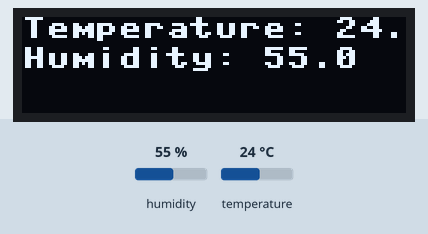
Simulated run of this program. Board: pyboard running MicroPython. Parts: 128×32 one-colour display. Inputs (shaded band) come from the test bench; at power-on: humidity 55 %, temperature 24 °C. Library files of the repository ran but are not shown: ssd1306.py; what the program prints to the serial console is not drawn.

Above: at 1.3 s.
1.4 s: humidity set to 22 %
At 2.7 s:
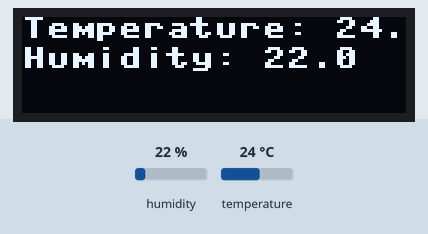
4.2 s: temperature set to 12 °C
At 5.7 s:
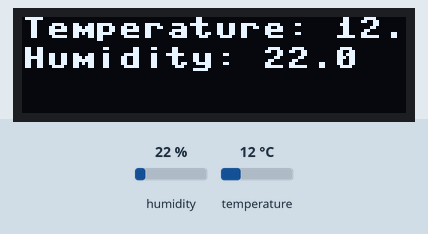
7.0 s: humidity set to 40 %
At 9.2 s:
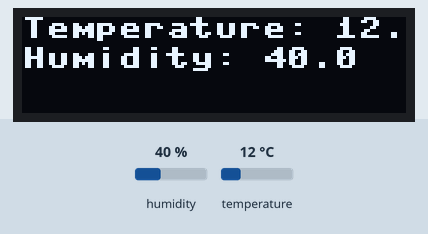
9.9 s: temperature set to 19 °C
At 11.0 s:
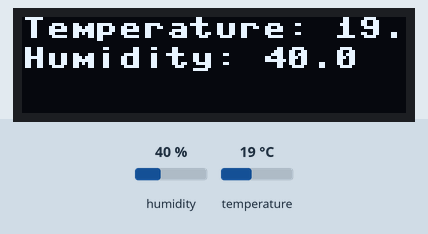
Timing chart, 0 to 12.9 s (numbered marks = the images above; inputs shaded):
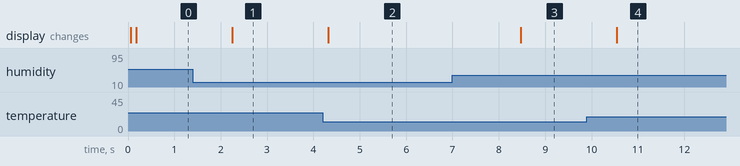

The program:

DHT22_OLED12832_01.py
```python
# 引入 MicroPython 的 Pin 和 I2C 類別，用於控制 GPIO 和 I2C 通訊
from machine import Pin, I2C

# 引入 ssd1306 函式庫，用於控制 OLED 顯示器
import ssd1306

# 引入 time 模組中的 sleep 函式，用於延遲
from time import sleep

# 引入 dht 模組，用於使用 DHT 溫濕度感測元件
import dht

# 初始化 DHT22 溫濕度感測器，連接到 GPIO 16
sensor = dht.DHT22(Pin(16))  # 生成連接到 GPIO 16 的 DHT22 感測器物件
# 也可以使用 DHT11
# sensor1 = dht.DHT11(Pin(16))

# 使用 I2C 通訊建立 I2C 物件，指定 sda 和 scl 腳位
i2c = I2C(id=1, scl=Pin(7), sda=Pin(6), freq=100_000)  # 設定 I2C ID、時鐘腳位和資料腳位

# 初始化 OLED 顯示器，解析度為 128x32，通過 I2C 通訊
display = ssd1306.SSD1306_I2C(128, 32, i2c)  # 建立 OLED 物件
display.fill(0)  # 清除 OLED 的內容
display.show()  # 顯示器初始化，將清除後的內容顯示

# 無限迴圈，持續讀取溫濕度感測器，並在 OLED 上顯示結果
while True:
    # 讀取 DHT22 溫濕度感測器
    sensor.measure()  # 呼叫感測器進行測量
    temp = sensor.temperature()  # 取得溫度
    hum = sensor.humidity()  # 取得濕度

    # 在控制台顯示溫度和濕度
    print("Temperature: {}°C   Humidity: {:.0f}% ".format(temp, hum))  # 格式化輸出

    # 將溫度和濕度轉換為文本，準備在 OLED 上顯示
    txt1 = "Temperature: %3.1f" % temp  # 格式化溫度
    txt2 = "Humidity: %3.1f" % hum  # 格式化濕度

    # 清除 OLED 的內容，準備顯示新的資料
    display.fill(0)  # 將 OLED 全部填充為黑色

    # 在 OLED 上顯示溫度和濕度
    display.text(txt1, 0, 0, 1)  # 在 OLED 的 (0, 0) 位置顯示溫度
    display.text(txt2, 0, 10, 1)  # 在 OLED 的 (0, 10) 位置顯示濕度

    # 更新 OLED，將資料顯示出來
    display.show()  # 將顯示器的緩衝區內容更新

    # 延遲 2 秒，避免過於頻繁的測量
    sleep(2)  # 暫停兩秒鐘
```

Measured:
- after the input at 1.4 s, the display: changes after 0.85 s (image 1)
- after the input at 4.2 s, the display: changes after 0.12 s (image 2)
- after the input at 7.0 s, the display: changes after 1.5 s (image 3)
- after the input at 9.9 s, the display: changes after 0.64 s (image 4)
